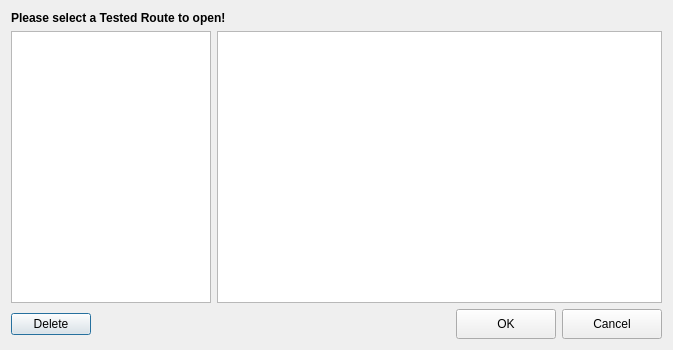
<?xml version="1.0" encoding="UTF-8"?>
<ui version="4.0">
 <class>Opentested_Dialog</class>
 <widget class="QDialog" name="Opentested_Dialog">
  <property name="geometry">
   <rect>
    <x>0</x>
    <y>0</y>
    <width>673</width>
    <height>350</height>
   </rect>
  </property>
  <property name="windowTitle">
   <string>Open Test</string>
  </property>
  <layout class="QVBoxLayout" name="verticalLayout">
   <item>
    <widget class="QLabel" name="label">
     <property name="font">
      <font>
       <family>Arial</family>
       <weight>75</weight>
       <bold>true</bold>
      </font>
     </property>
     <property name="text">
      <string>Please select a Tested Route to open!</string>
     </property>
    </widget>
   </item>
   <item>
    <layout class="QHBoxLayout" name="horizontalLayout_2">
     <item>
      <widget class="QTreeWidget" name="gp_treeWidget">
       <property name="minimumSize">
        <size>
         <width>200</width>
         <height>0</height>
        </size>
       </property>
       <property name="maximumSize">
        <size>
         <width>200</width>
         <height>16777215</height>
        </size>
       </property>
       <attribute name="headerVisible">
        <bool>false</bool>
       </attribute>
       <column>
        <property name="text">
         <string notr="true">1</string>
        </property>
       </column>
      </widget>
     </item>
     <item>
      <widget class="QTableWidget" name="route_tableWidget">
       <property name="selectionMode">
        <enum>QAbstractItemView::SingleSelection</enum>
       </property>
       <attribute name="horizontalHeaderVisible">
        <bool>false</bool>
       </attribute>
       <attribute name="horizontalHeaderStretchLastSection">
        <bool>true</bool>
       </attribute>
      </widget>
     </item>
    </layout>
   </item>
   <item>
    <layout class="QHBoxLayout" name="horizontalLayout">
     <item>
      <widget class="QPushButton" name="delete_but">
       <property name="text">
        <string>Delete</string>
       </property>
      </widget>
     </item>
     <item>
      <widget class="QLabel" name="warint_lab">
       <property name="styleSheet">
        <string notr="true">color: rgb(255, 0, 0);</string>
       </property>
       <property name="text">
        <string/>
       </property>
      </widget>
     </item>
     <item>
      <spacer name="horizontalSpacer">
       <property name="orientation">
        <enum>Qt::Horizontal</enum>
       </property>
       <property name="sizeHint" stdset="0">
        <size>
         <width>40</width>
         <height>20</height>
        </size>
       </property>
      </spacer>
     </item>
     <item>
      <widget class="QPushButton" name="pushButton">
       <property name="minimumSize">
        <size>
         <width>100</width>
         <height>30</height>
        </size>
       </property>
       <property name="maximumSize">
        <size>
         <width>100</width>
         <height>30</height>
        </size>
       </property>
       <property name="text">
        <string>OK</string>
       </property>
       <property name="shortcut">
        <string>Space</string>
       </property>
      </widget>
     </item>
     <item>
      <widget class="QPushButton" name="pushButton_2">
       <property name="minimumSize">
        <size>
         <width>100</width>
         <height>30</height>
        </size>
       </property>
       <property name="maximumSize">
        <size>
         <width>100</width>
         <height>30</height>
        </size>
       </property>
       <property name="text">
        <string>Cancel</string>
       </property>
       <property name="shortcut">
        <string>F10</string>
       </property>
      </widget>
     </item>
    </layout>
   </item>
  </layout>
 </widget>
 <resources/>
 <connections/>
</ui>
